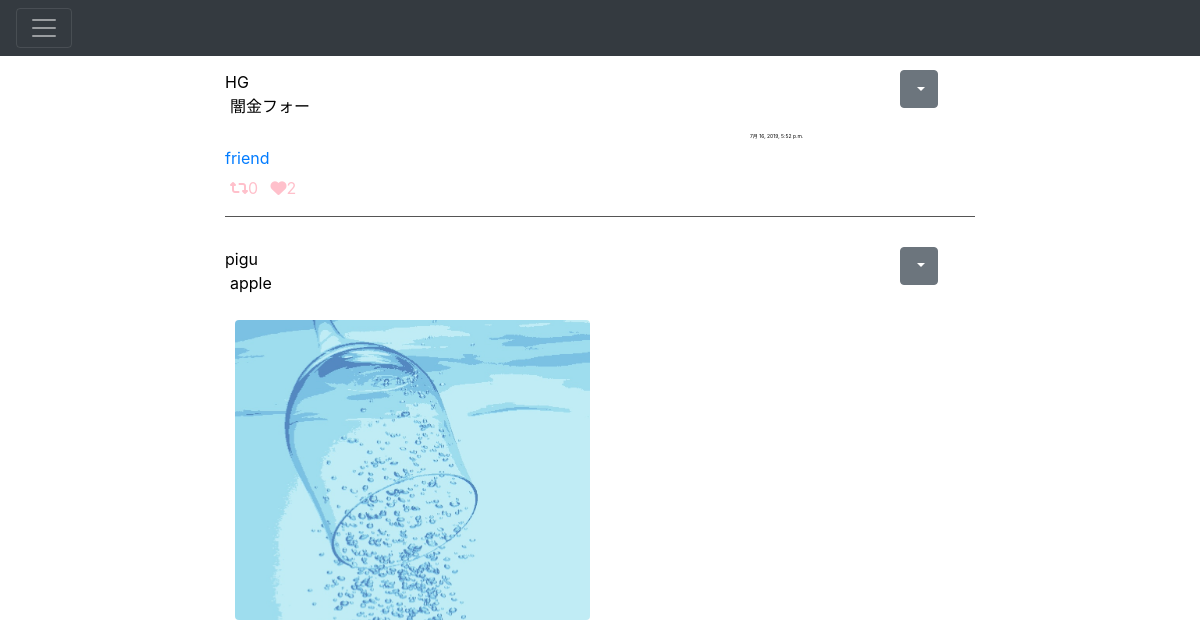
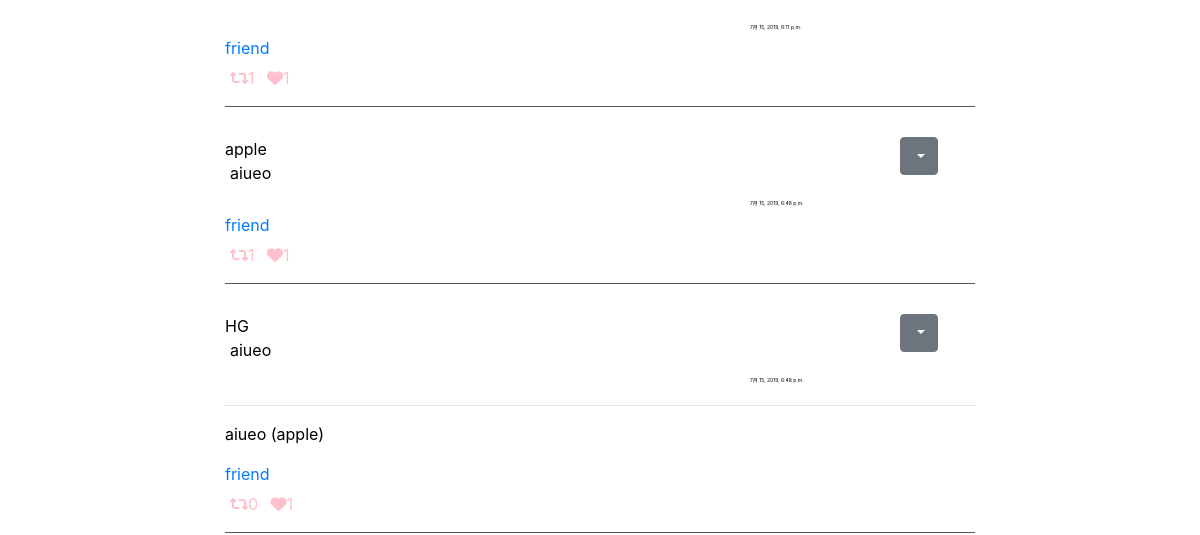
/ (upper part), run on an earlier commit of the app's database (2 pictures, top to bottom).
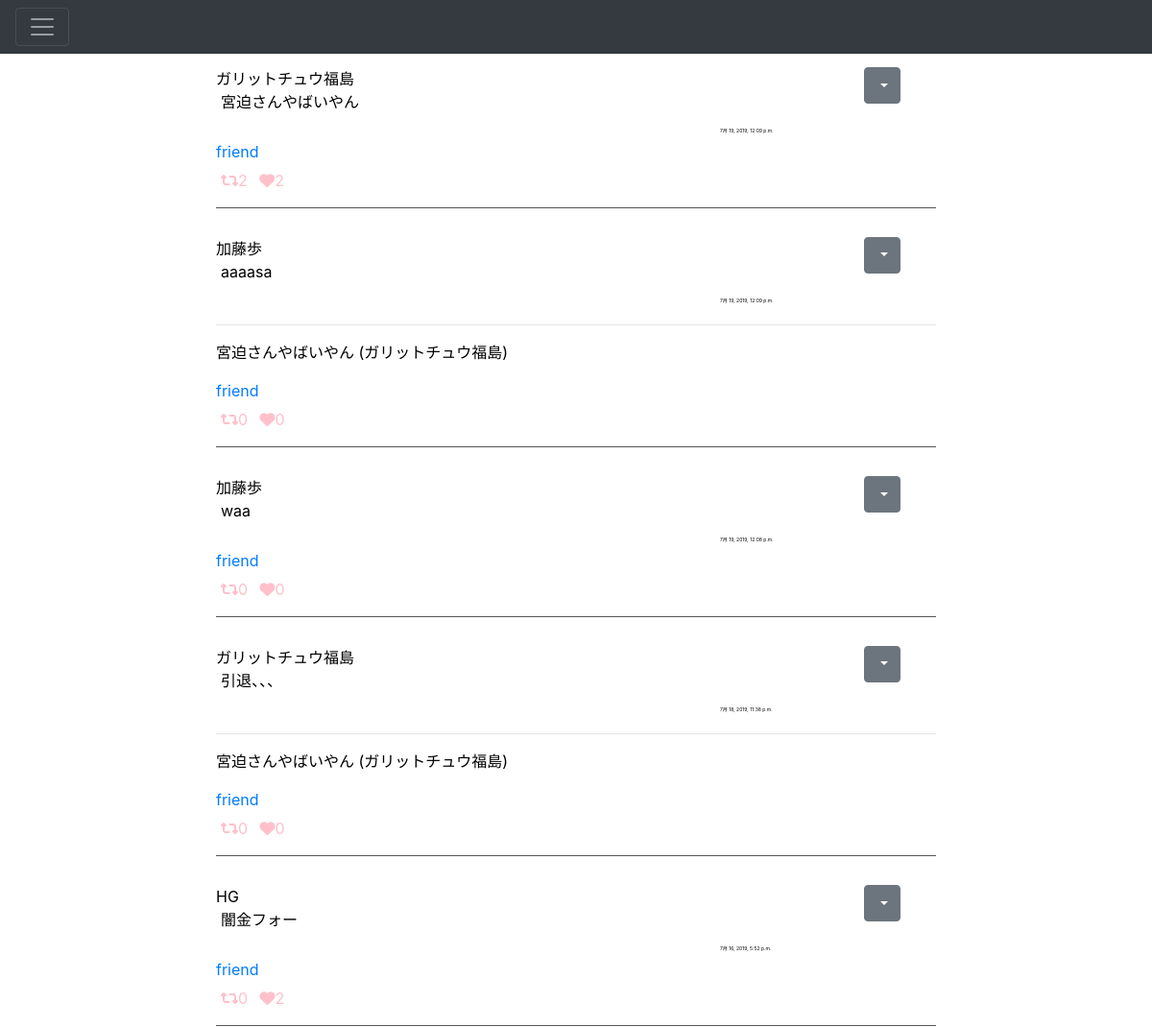
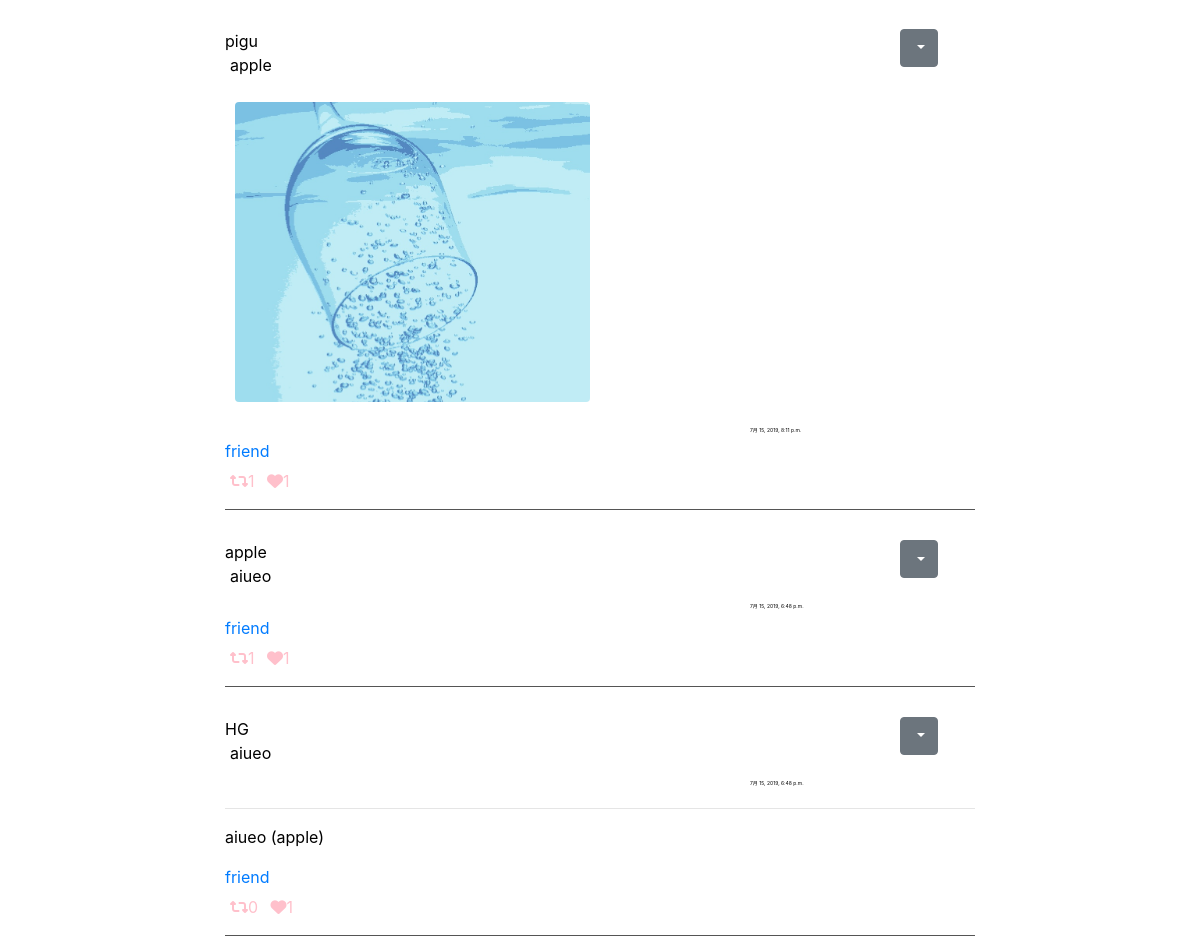
And on a later commit of the database (2 pictures, top to bottom).
### app/models.py (models this page shows)
class Photo(models.Model):
    comment = models.TextField(max_length=1000)
    image = models.ImageField(upload_to = 'photos', blank=True, null=True)
    created_at = models.DateTimeField(auto_now=True)
    user = models.ForeignKey(User, on_delete=models.CASCADE)
    created_at = models.DateTimeField(auto_now=True)
    share_id = models.IntegerField(default=-1)
    good_count = models.IntegerField(default=0)
    share_count = models.IntegerField(default=0)
    def __str__(self):
        return str(self.comment) + ' (' + str(self.user) + ')'
    def get_share(self):
        return Photo.objects.get(id=self.share_id)
    class Meta:
        ordering = ('-created_at',)

### app/views.py (the view)
# urls.py: path('', views.index, name='index'),
def index(request):
    photos = Photo.objects.all().order_by('-created_at')
    return render(request, 'app/index.html', {'photos': photos})

### app/templates/app/index.html
{% extends 'app/base.html' %}
{% block content %}
{% include 'app/tweet.html' %}
{% endblock %}

### app/templates/app/tweet.html (shortened to what this page needs)
<div class="photo-container">
    {% for photo in photos %}
      <div class="tweet">
        <div class="clone">
          <div class="dropdown">
            <button class="btn btn-secondary dropdown-toggle" type="button" id="dropdownMenu2" data-toggle="dropdown" aria-haspopup="true" aria-expanded="false">
            </button>
          </div>
        </div>
        <div class="tweet-info">
          <a href="{% url 'app:users_detail' photo.user.id %}">
            <span>{{ photo.user }}</span>
          </a>
        </div>
        <div class='tweet-content'>
          <div class='tweet-content-main'>
            {{ photo.comment }}
          </div>
        </div>
        {% if photo.image %}
        <div class="photo">
          <a href="{% url 'app:photos_detail' photo.id %}">
            <img src="{{ photo.image.url }}" class="photo-img">
          </a>
        </div>
        {% endif %}
        <div class='tweet-date'>
          {{photo.created_at}}
        </div>
        {% if photo.share_id > 0 %}
        <hr class="share_line">
        <p class="share_item_content">{{photo.get_share}}</P>
        {% endif %}
        <p class="message_owner">
          <a href="{% url 'app:share' photo.id %}"><span class="photo_counter"><i class="fas fa-retweet"></i>{{photo.share_count}}</span></a>
          <a href="{% url 'app:good' photo.id %}"><span class="photo_counter">&ensp;<i class="fas fa-heart"></i>{{photo.good_count}}</span></a>
        </p>
        {% if request.user != photo.user %}
        <p class="tweet_detail">
          <a href="{% url 'app:add' %}?name={{photo.user}}">friend</a>
        </p>
        {% endif %}
        </div>
  {% endfor %}
  </div>

What changed in the data, as far as the page shows it:
added Photo: user "ガリットチュウ福島", comment "宮迫さんやばいやん", created_at "7月 19, 2019, 12:09 p.m.", share_count "2", good_count "2"
added Photo: user "加藤歩", comment "aaaasa", created_at "7月 19, 2019, 12:09 p.m.", get_share "宮迫さんやばいやん (ガリットチュウ福島)", share_count "0", good_count "0"
added Photo: user "加藤歩", comment "waa", created_at "7月 19, 2019, 12:08 p.m.", share_count "0", good_count "0"
added Photo: user "ガリットチュウ福島", comment "引退、、、", created_at "7月 18, 2019, 11:38 p.m.", get_share "宮迫さんやばいやん (ガリットチュウ福島)", share_count "0", good_count "0"
